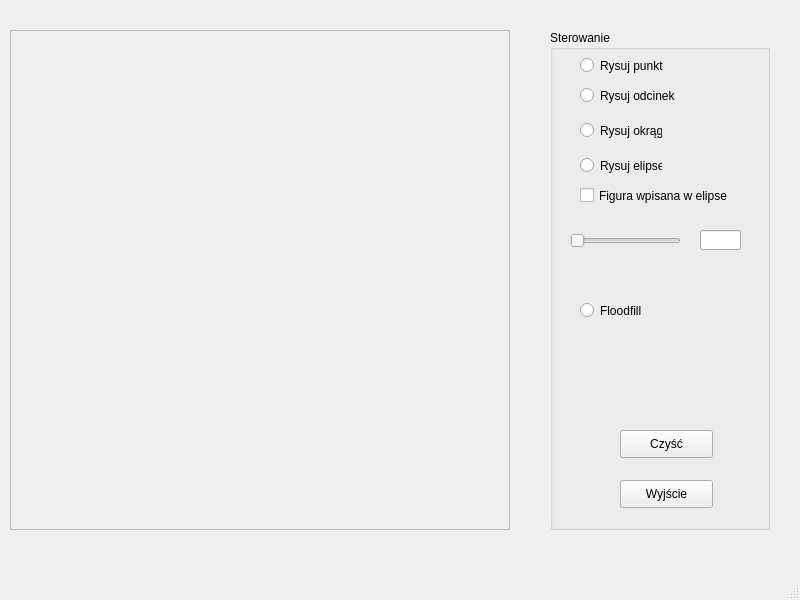
<?xml version="1.0" encoding="UTF-8"?>
<ui version="4.0">
 <class>MainWindow</class>
 <widget class="QMainWindow" name="MainWindow">
  <property name="geometry">
   <rect>
    <x>0</x>
    <y>0</y>
    <width>800</width>
    <height>600</height>
   </rect>
  </property>
  <property name="windowTitle">
   <string>MainWindow</string>
  </property>
  <widget class="QWidget" name="centralwidget">
   <widget class="QFrame" name="frame">
    <property name="geometry">
     <rect>
      <x>10</x>
      <y>30</y>
      <width>500</width>
      <height>500</height>
     </rect>
    </property>
    <property name="frameShape">
     <enum>QFrame::StyledPanel</enum>
    </property>
    <property name="frameShadow">
     <enum>QFrame::Raised</enum>
    </property>
   </widget>
   <widget class="QGroupBox" name="groupBox">
    <property name="geometry">
     <rect>
      <x>550</x>
      <y>30</y>
      <width>220</width>
      <height>500</height>
     </rect>
    </property>
    <property name="title">
     <string>Sterowanie</string>
    </property>
    <widget class="QPushButton" name="cleanButton">
     <property name="geometry">
      <rect>
       <x>70</x>
       <y>400</y>
       <width>93</width>
       <height>28</height>
      </rect>
     </property>
     <property name="text">
      <string>Czyść</string>
     </property>
    </widget>
    <widget class="QPushButton" name="exitButton">
     <property name="geometry">
      <rect>
       <x>70</x>
       <y>450</y>
       <width>93</width>
       <height>28</height>
      </rect>
     </property>
     <property name="text">
      <string>Wyjście</string>
     </property>
    </widget>
    <widget class="QRadioButton" name="radioButton">
     <property name="geometry">
      <rect>
       <x>30</x>
       <y>50</y>
       <width>111</width>
       <height>31</height>
      </rect>
     </property>
     <property name="text">
      <string>Rysuj odcinek</string>
     </property>
    </widget>
    <widget class="QRadioButton" name="radioButton_2">
     <property name="geometry">
      <rect>
       <x>30</x>
       <y>20</y>
       <width>111</width>
       <height>31</height>
      </rect>
     </property>
     <property name="text">
      <string>Rysuj punkt</string>
     </property>
    </widget>
    <widget class="QRadioButton" name="radioButton_3">
     <property name="geometry">
      <rect>
       <x>30</x>
       <y>90</y>
       <width>82</width>
       <height>21</height>
      </rect>
     </property>
     <property name="text">
      <string>Rysuj okrąg</string>
     </property>
    </widget>
    <widget class="QRadioButton" name="radioButton_4">
     <property name="geometry">
      <rect>
       <x>30</x>
       <y>120</y>
       <width>82</width>
       <height>31</height>
      </rect>
     </property>
     <property name="text">
      <string>Rysuj elipse</string>
     </property>
    </widget>
    <widget class="QSlider" name="horizontalSlider">
     <property name="geometry">
      <rect>
       <x>20</x>
       <y>200</y>
       <width>111</width>
       <height>22</height>
      </rect>
     </property>
     <property name="minimum">
      <number>3</number>
     </property>
     <property name="maximum">
      <number>60</number>
     </property>
     <property name="orientation">
      <enum>Qt::Horizontal</enum>
     </property>
    </widget>
    <widget class="QLineEdit" name="lineEdit">
     <property name="geometry">
      <rect>
       <x>150</x>
       <y>200</y>
       <width>41</width>
       <height>20</height>
      </rect>
     </property>
    </widget>
    <widget class="QCheckBox" name="checkBox">
     <property name="geometry">
      <rect>
       <x>30</x>
       <y>150</y>
       <width>151</width>
       <height>31</height>
      </rect>
     </property>
     <property name="text">
      <string>Figura wpisana w elipse</string>
     </property>
    </widget>
    <widget class="QRadioButton" name="radioButton_5">
     <property name="geometry">
      <rect>
       <x>30</x>
       <y>270</y>
       <width>131</width>
       <height>21</height>
      </rect>
     </property>
     <property name="text">
      <string>Floodfill</string>
     </property>
    </widget>
   </widget>
  </widget>
  <widget class="QMenuBar" name="menubar">
   <property name="geometry">
    <rect>
     <x>0</x>
     <y>0</y>
     <width>800</width>
     <height>21</height>
    </rect>
   </property>
  </widget>
  <widget class="QStatusBar" name="statusbar"/>
 </widget>
 <resources/>
 <connections/>
</ui>
